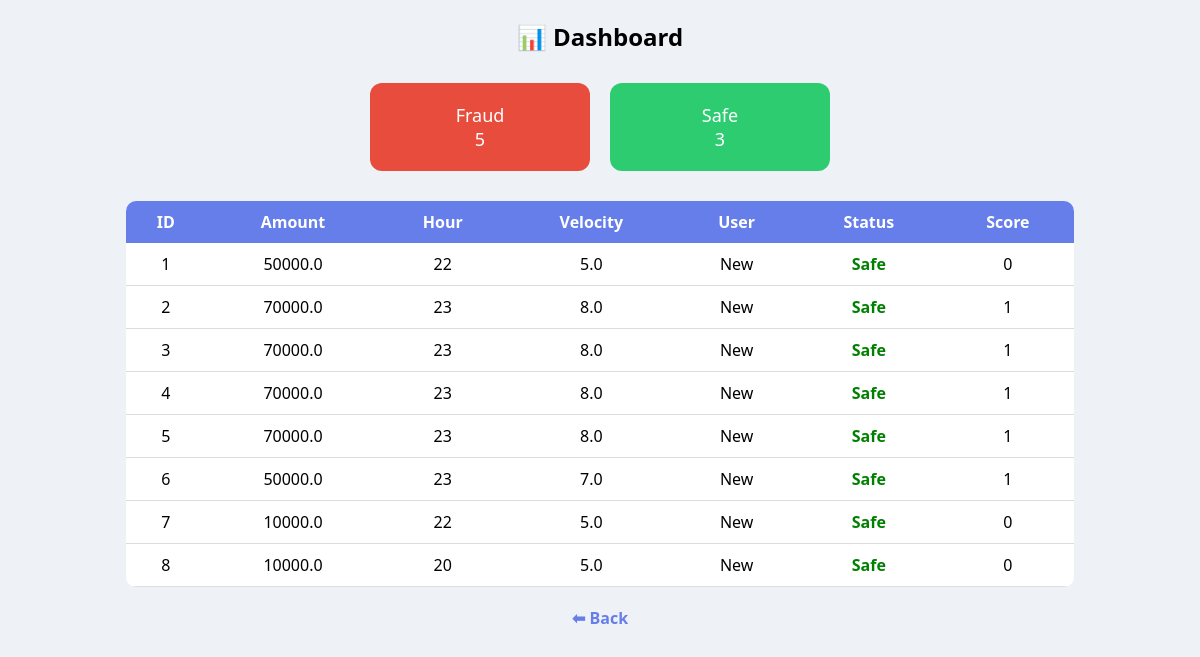
/dashboard (signed in), run on the app's committed database.
### tables this page shows
CREATE TABLE transactions (
        id INTEGER PRIMARY KEY AUTOINCREMENT,
        amount REAL,
        hour INTEGER,
        velocity REAL,
        new_user INTEGER,
        location TEXT,
        prediction INTEGER,
        score REAL
    );

### app.py (the view)
@app.route('/dashboard')
def dashboard():
    if 'user' not in session:
        return redirect('/login')
    rows = get_all_transactions()
    fraud_count = len([r for r in rows if r[6] == 1])
    safe_count = len([r for r in rows if r[6] == 0])
    return render_template(
        "dashboard.html",
        rows=rows,
        fraud_count=fraud_count,
        safe_count=safe_count
    )

### db.py (called while the page is built)
def get_all_transactions():
    conn = sqlite3.connect(DB_NAME)
    cursor = conn.cursor()
    cursor.execute("SELECT * FROM transactions")
    rows = cursor.fetchall()
    conn.close()
    return rows

### templates/dashboard.html (shortened to what this page needs)
 <!DOCTYPE html>
<html>
<head>
</head>
<body>
<h2>📊 Dashboard</h2>
<div class="cards">
    <div class="card fraud">
        Fraud<br>{{ fraud_count }}
    </div>
    <div class="card safe">
        Safe<br>{{ safe_count }}
    </div>
</div>
<table>
<tr>
<th>ID</th>
<th>Amount</th>
<th>Hour</th>
<th>Velocity</th>
<th>User</th>
<th>Status</th>
<th>Score</th>
</tr>
{% for r in rows %}
<tr>
<td>{{ r[0] }}</td>
<td>{{ r[1] }}</td>
<td>{{ r[2] }}</td>
<td>{{ r[3] }}</td>
<td>{{ 'New' if r[4]==1 else 'Existing' }}</td>
<td>
{% if r[5]==1 %}
<span class="fraud-text">Fraud</span>
{% else %}
<span class="safe-text">Safe</span>
{% endif %}
</td>
<td>{{ r[6] }}</td>
</tr>
{% endfor %}
</table>
<a href="/">⬅ Back</a>
</body>
</html>

### templates/dashboard.html (style rules this page uses)
body { font-family: 'Segoe UI'; background: #eef2f7; text-align: center; }
h2 { margin-top: 20px; }
.cards { display: flex; justify-content: center; gap: 20px; margin: 30px; }
.card { padding: 20px; width: 180px; border-radius: 12px; color: white; font-size: 18px; }
.fraud { background: #e74c3c; }
.safe { background: #2ecc71; }
table { width: 80%; margin: auto; border-collapse: collapse; background: white; border-radius: 10px; overflow: hidden; }
th { background: #667eea; color: white; padding: 10px; }
td { padding: 10px; border-bottom: 1px solid #ddd; }
.safe-text { color: green; font-weight: bold; }
a { display: block; margin: 20px; text-decoration: none; font-weight: bold; color: #667eea; }

### data on the page
transactions: id "1", amount "50000.0", hour "22", velocity "5.0", new_user "New", location "Safe", prediction "0"
transactions: id "2", amount "70000.0", hour "23", velocity "8.0", new_user "New", location "Safe", prediction "1"
transactions: id "3", amount "70000.0", hour "23", velocity "8.0", new_user "New", location "Safe", prediction "1"
transactions: id "4", amount "70000.0", hour "23", velocity "8.0", new_user "New", location "Safe", prediction "1"
transactions: id "5", amount "70000.0", hour "23", velocity "8.0", new_user "New", location "Safe", prediction "1"
transactions: id "6", amount "50000.0", hour "23", velocity "7.0", new_user "New", location "Safe", prediction "1"
transactions: id "7", amount "10000.0", hour "22", velocity "5.0", new_user "New", location "Safe", prediction "0"
transactions: id "8", amount "10000.0", hour "20", velocity "5.0", new_user "New", location "Safe", prediction "0"

### other printed values
{{ fraud_count }} "5"
{{ safe_count }} "3"
